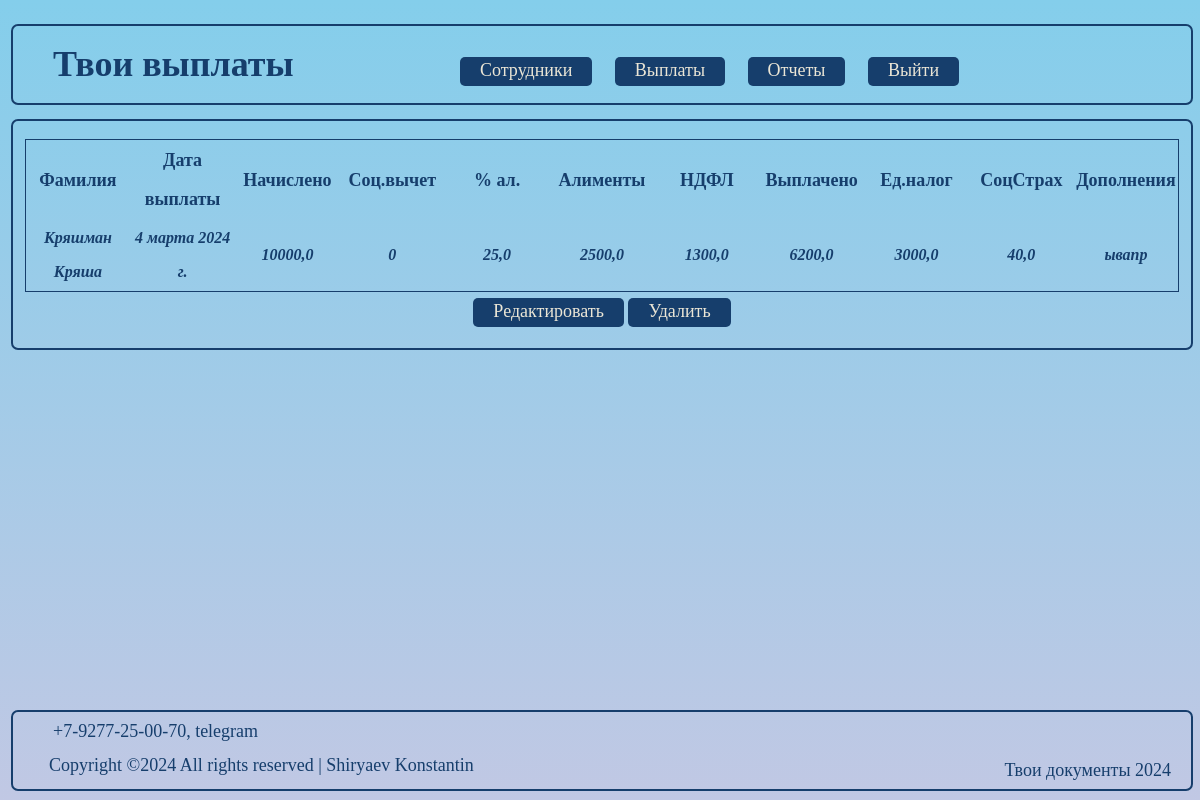
Before: /charges/3 with the older database file.
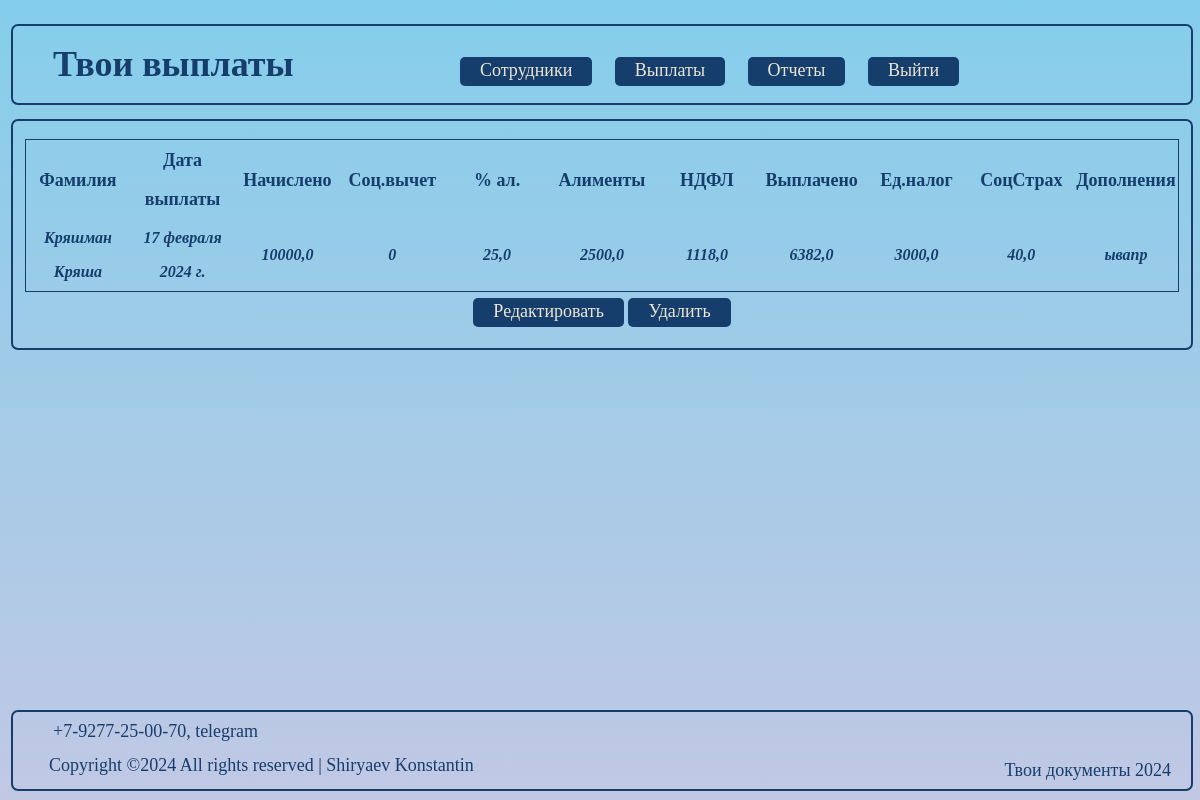
After: the same page with the newer database file.
### taxes/models.py (models this page shows, shortened)
class Accruals_and_taxes(models.Model):
    worker = models.ForeignKey(Staff, on_delete=models.CASCADE, verbose_name='Работник')
    payment_date = models.DateField(verbose_name='Дата выплаты')
    reporting_date = models.DateField(verbose_name='Дата начисления', default=default_datetime, blank= True,null=True)
    accrued = models.FloatField(verbose_name='Начислено')
    social_ded = models.FloatField(default=0, verbose_name='Соц.вычет уч.')
    alimony = models.FloatField(default=0, verbose_name='Алименты в %')
    description = models.TextField(blank=True, verbose_name='Описание')
    class Meta:
        verbose_name = 'Начисления'
    def social_deductions(self):
        dependents = self.worker.dependents
        if dependents <= 2:
            return dependents * 1400
        elif dependents >= 3:
            return 2800 + (3000 * int(dependents - 2))
        else:
            return dependents == 0
    def income_tax(self):
        accrued = self.accrued
        social_ded = self.social_ded
        return (accrued - social_ded) * 0.13
    def alimony_tax(self):
        accrued = self.accrued
        alimony = self.alimony
        return accrued * alimony * 0.01
    def salary(self):
        accrued = self.accrued
        alimony_tax = self.alimony_tax()
        income_tax = self.income_tax()
        return accrued - (alimony_tax + income_tax)
    def single_tax(self):
        accrued = self.accrued
        return accrued * 0.3
    def injury_insurance(self):
        accrued = self.accrued
        return accrued * 0.004
    class Meta:
        verbose_name = 'Выплата'
        verbose_name_plural = 'Выплаты'

class Staff(models.Model):
    author = models.ForeignKey(User, on_delete=models.CASCADE, verbose_name='Компания')
    surname = models.CharField(max_length=24, verbose_name='Фамилия')
    name = models.CharField(max_length=24, verbose_name='Имя')
    patronimic = models.CharField(max_length=24, blank=True, verbose_name='Отчество')
    ITN = models.PositiveBigIntegerField(unique=True, validators=[MaxValueValidator(999999999999)], verbose_name='ИНН')
    post = models.CharField(max_length=24, verbose_name='Должность')
    dependents = models.IntegerField(default=0, verbose_name='Иждивенцы')
    employment_date = models.DateField(null=True, verbose_name='Дата приёма')
    description = models.TextField(max_length=150, blank=True, verbose_name='Описание')
    class Meta:
        ordering = ['surname']
        indexes = [
            models.Index(fields=['surname']),
            ]
        verbose_name = 'Сотрудники'
        verbose_name_plural = 'Персонал'
    def __str__(self):
        return f'{self.surname} {self.name}'

### taxes/views.py (the view)
# urls.py: path('charges/<int:pk>', СhargesDetailView.as_view(), name='charges'),
class СhargesDetailView(DetailView):
    model = Accruals_and_taxes
    template_name = 'pay_charges/charges_detail.html'
    context_object_name = 'accruals_and_taxes'
    def get_object(self, **kwargs):
        id = self.kwargs.get('pk')
        return Accruals_and_taxes.objects.get(pk=id)

### taxes/templates/pay_charges/charges_detail.html (shortened to what this page needs)
{% extends 'flatpages/default.html' %}
{% block content %}
    <table class="table_blur">
        <thead>
           <tr>
               <th scope="col">Фамилия</th>
               <th scope="col">Дата выплаты</th>
               <th scope="col">Начислено</th>
               <th scope="col">Соц.вычет</th>
               <th scope="col">% ал.</th>
               <th scope="col">Алименты</th>
               <th scope="col">НДФЛ</th>
               <th scope="col">Выплачено</th>
               <th scope="col">Ед.налог</th>
               <th scope="col">СоцСтрах</th>
               <th scope="col">Дополнения</th>
            </tr>
        </thead>
        <tbody class="stab">
            <tr>
               <th scope="row">{{ accruals_and_taxes.worker }}</th>
               <th scope="row">{{ accruals_and_taxes.payment_date }}</th>
               <th scope="row">{{ accruals_and_taxes.accrued }}</th>
               <th scope="row">{{ accruals_and_taxes.social_deductions }}</th>
               <th scope="row">{{ accruals_and_taxes.alimony }}</th>
               <th scope="row">{{ accruals_and_taxes.alimony_tax }}</th>
               <th scope="row">{{ accruals_and_taxes.income_tax }}</th>
               <th scope="row">{{ accruals_and_taxes.salary }}</th>
               <th scope="row">{{ accruals_and_taxes.single_tax }}</th>
               <th scope="row">{{ accruals_and_taxes.injury_insurance }}</th>
               <th scope="row">{{ accruals_and_taxes.description|truncatechars:12 }}</th>
            </tr>
        </tbody>
    </table>
    <div class="btn-wrapper">
            <a href="{% url 'char_edit' accruals_and_taxes.id %}" class="btn" role="button" >Редактировать</a>
            <a href="{% url 'char_delete' accruals_and_taxes.id %}" class="btn" role="button" >Удалить</a>
    </div>
{% endblock content %}

Changed rows visible on the page:
changed Accruals_and_taxes "ывапр": payment_date "4 марта 2024 г." → "17 февраля 2024 г."; income_tax "1300,0" → "1118,0"; salary "6200,0" → "6382,0"
